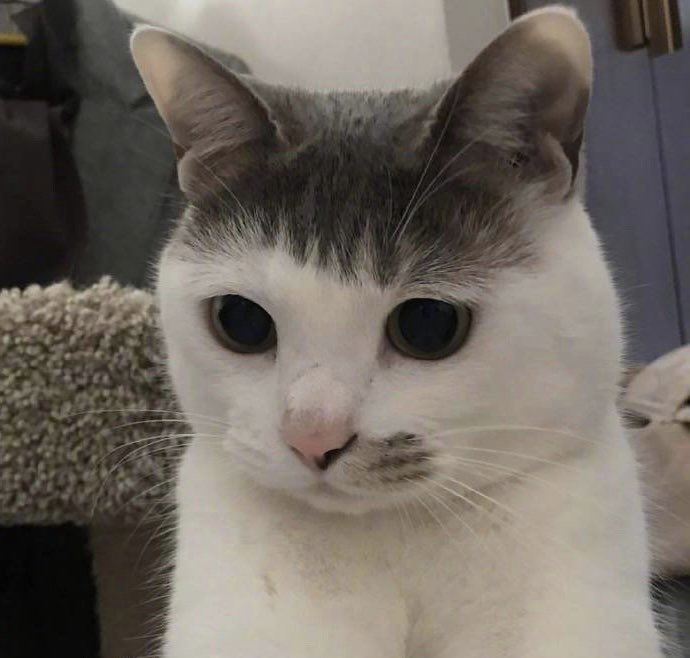
#> input picture opencv/image.jpg, 690 x 658 px, given in place of the camera
$ python '2.1 차영상을 이용한 감시카메라 구현.py'
#> lines starting #> are read from the running program, lines starting #| are printed output that depends on the picture
import time
import numpy as np
import cv2

# PC용 프로그램

#######################################################
# 메인 프로그램
def freeCam(cam, msg):
    cam.release()
    print("\nMain thread finished:",msg)

def getImg(cam):
    ret, frame = cam.read()
#> frame is the input picture: shape (658, 690, 3); mean B, G, R 97.6, 105.3, 112.6
    if not ret:
        freeCam(cam, 'read frame error')
    else:
        return frame
# 카메라 초기화
vid = cv2.VideoCapture(0)
if not vid.isOpened():
    print("Not found camera")
    exit()
else:
    print("Camera initiated")

########################################################
# vision processing
# try:
    imgTemp = getImg(vid)
    width = imgTemp.shape[1]; height = imgTemp.shape[0]
#> after `width = imgTemp.shape[1]`: width = 690
#> after `height = imgTemp.shape[0]`: height = 658

    # index image 만들기
    row_vector = np.arange(1, width+1)
#> row_vector = 690 values from 1 to 690
    img_X = np.tile(row_vector, (height,1))
    # column_vector = np.arange(height,0,-1).reshape(-1,1)
    column_vector = np.arange(1,height+1).reshape(-1,1)
#> column_vector = 658 values from 1 to 658
    img_Y = np.tile(column_vector, (1,width))

    img_X = img_X.astype(np.uint16)
    img_Y = img_Y.astype(np.uint16)

    # get background image
    frameBg = getImg(vid)
    frameBg = cv2.cvtColor(frameBg.copy(), cv2.COLOR_BGR2GRAY)
    meanX = round(width/2); meanY = round(height/2)
#> after `meanX = round(width / 2)`: meanX = 345
#> after `meanY = round(height / 2)`: meanY = 329

    # image subtraction
    while(True):
    # for i in range(240):
        frame = getImg(vid)
        frame = cv2.cvtColor(frame, cv2.COLOR_BGR2GRAY)
        imgDiff = cv2.absdiff(frame, frameBg)
#> imgDiff: shape (658, 690); every value is 0
        ret, mask = cv2.threshold(imgDiff, 120, 1, cv2.THRESH_BINARY)
        maskCp = cv2.multiply(mask, 255)
        imgBin16 = mask.astype(np.uint16)
#> imgBin16: shape (658, 690) uint16; every value is 0

        img_X2 = cv2.multiply(img_X, imgBin16)
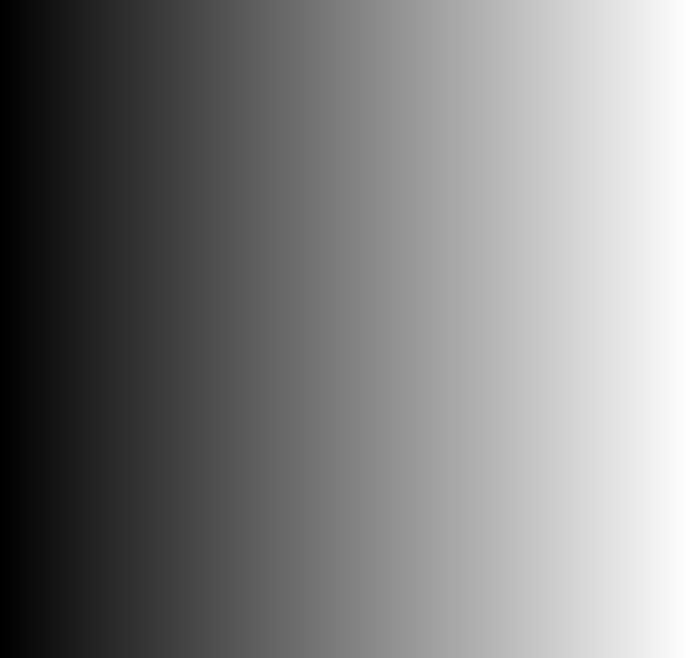
#> img_X: shape (658, 690) uint16; min 1, max 690, mean 345.5; drawn with min black and max white
        img_Y2 = cv2.multiply(img_Y, imgBin16)
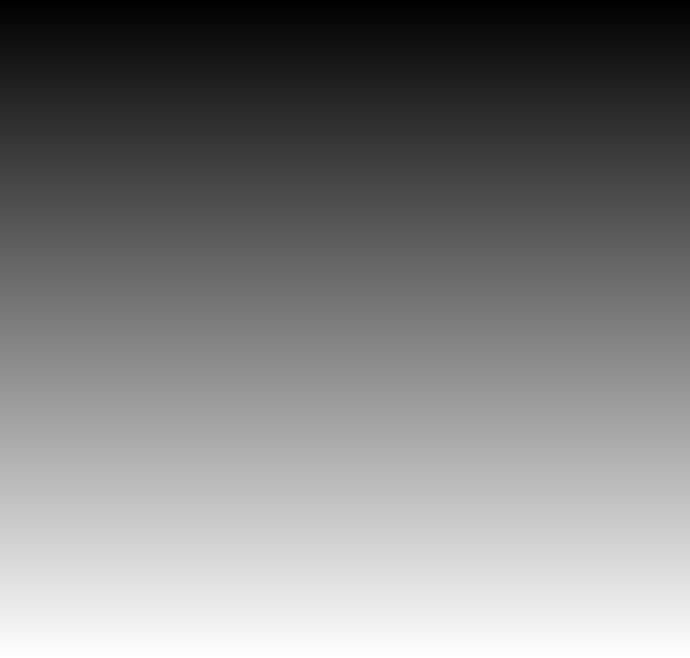
#> img_Y: shape (658, 690) uint16; min 1, max 658, mean 329.5; drawn with min black and max white

        img_X2 = img_X2.astype(np.uint16)
        img_Y2 = img_Y2.astype(np.uint16)

        count = np.count_nonzero(img_X2)
#> count = 0
        if count > 300:
            meanX = round(img_X2.sum()/count)
            meanY = round(img_Y2.sum()/count)

            print('\rcenter =', meanX, meanY, count, end="")

        # imgClr = cv2.cvtColor(mask, cv2.COLOR_GRAY2BGR)
        imgClr = cv2.cvtColor(mask, cv2.COLOR_GRAY2BGR)
#> imgClr: shape (658, 690, 3); every value is 0
        cv2.circle(imgClr, (meanX, meanY), 5, (0,0,255), 2)
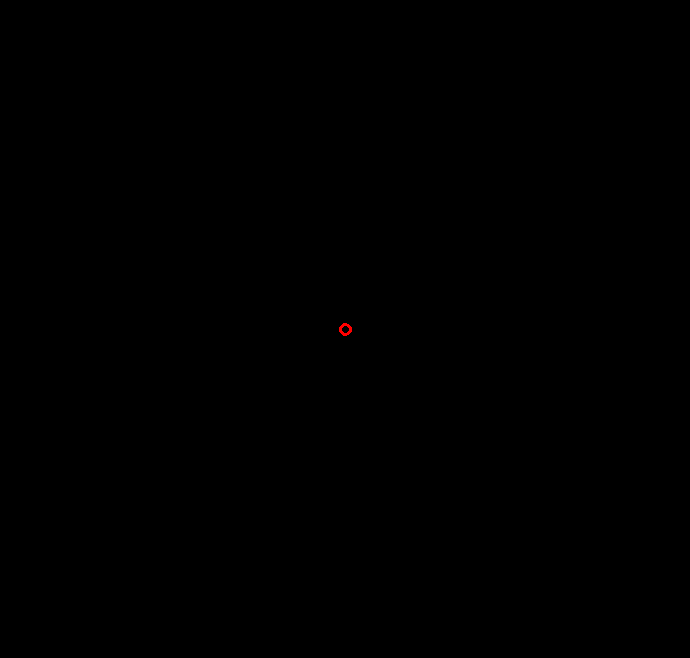
#> imgClr: shape (658, 690, 3); mean B, G, R 0, 0, 0.1
        cv2.imshow("soda", imgClr)

        key = cv2.waitKey(33)
#> (key q is pressed here)
        if(key==ord('q')):
            break
        #time.sleep(0.033)

    freeCam(vid, 'no error')

# except:
#    freeCam(vid, 'unknown error')

$ run again, on opencv/img.jpg
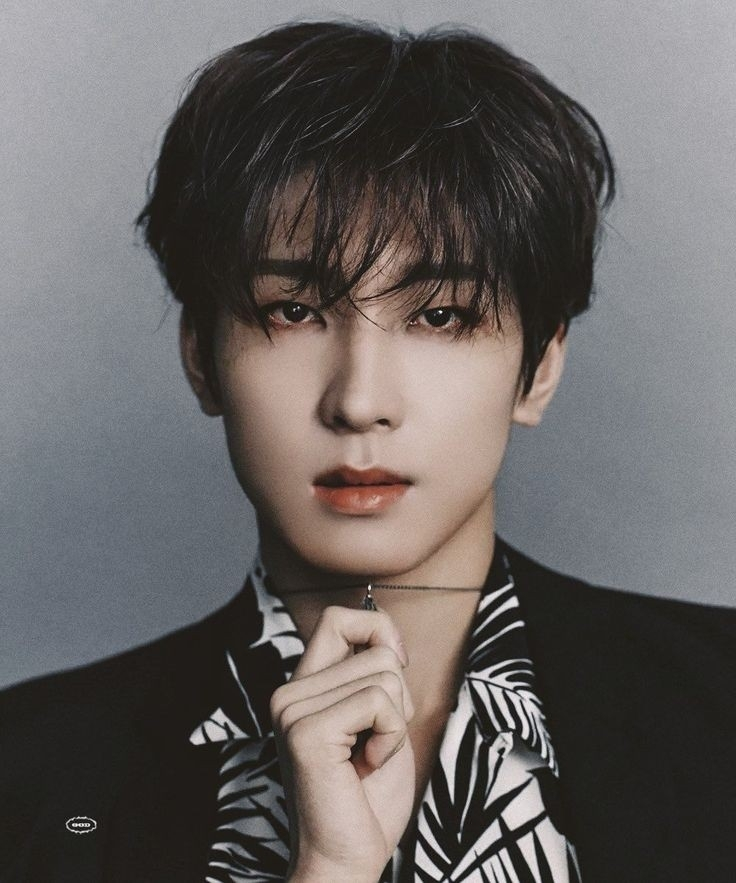
#> input picture opencv/img.jpg, 736 x 883 px, given in place of the camera
#> in getImg, frame is the input picture: shape (883, 736, 3); mean B, G, R 97.3, 98.6, 102.8
#> `frameBg = cv2.cvtColor(frameBg.copy(), cv2.COLOR_BGR2GRAY)`:
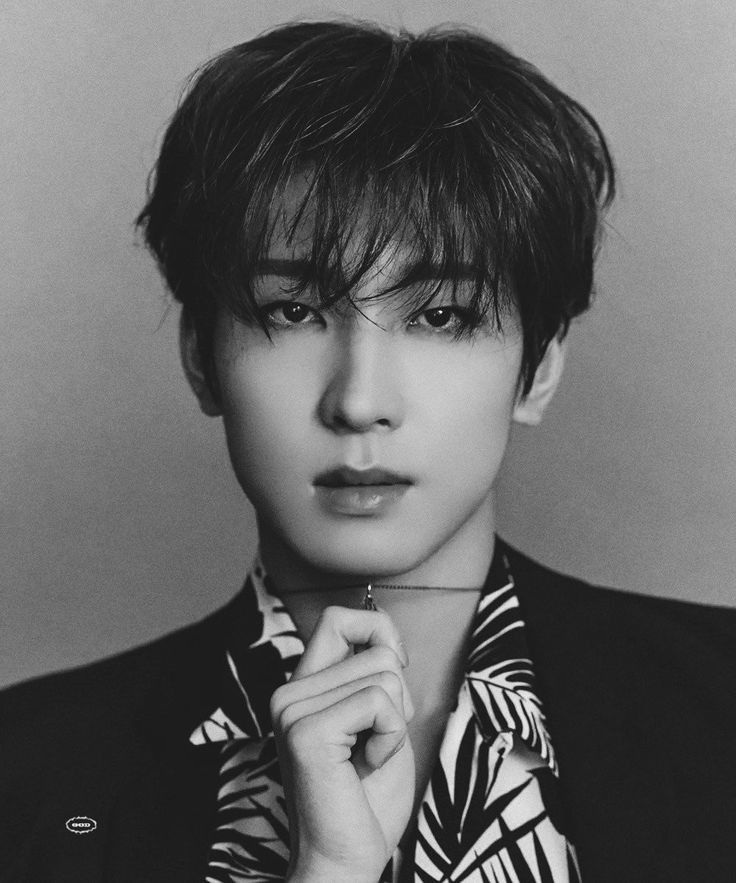
#> frameBg: shape (883, 736); min 4, max 253, mean 99.7
#> imgDiff: shape (883, 736); every value is 0
#> imgBin16: shape (883, 736) uint16; every value is 0
#> count = 0
